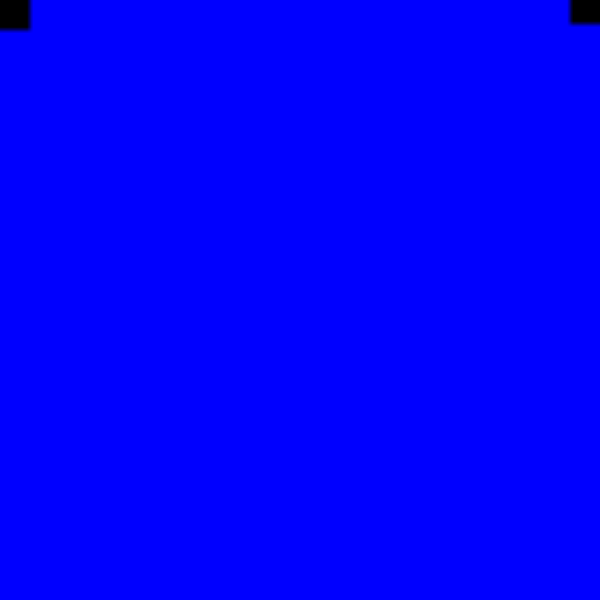
Frame 1 (no input)
Frame 60 (no input): identical to frame 1, image omitted
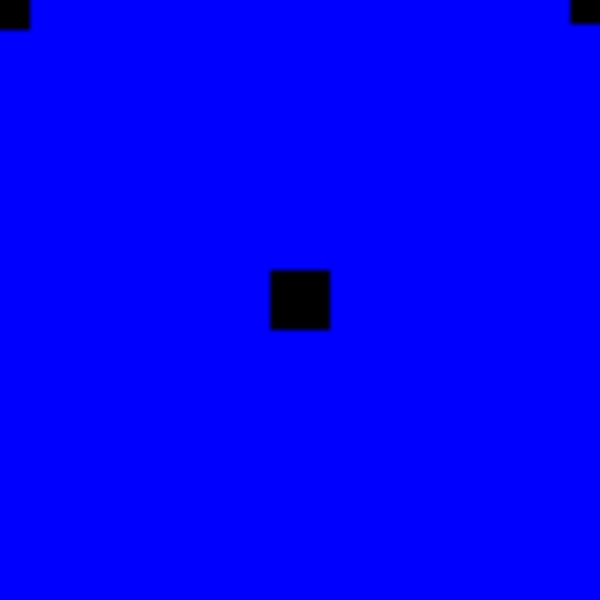
Frame 120 (the mouse pressed at the canvas centre since frame 60)

The p5.js sketch that drew these frames (run headless with seeded random() and noise() and a simulated clock; from frame 60 on, the mouse is pressed at the canvas centre):

// p5.js sketch
// ── sketch.js
// rules with the color() command
// if you give it one number, it's luminosity with a 255 alpha:
// color(128) -> medium grey, but completely opaque
// [128, 128, 128, 255]
// if you give it two numbers, it's luminosity and alpha
// color(192, 50) -> light grey, but mostly transparent
// [192, 192, 192, 50]
// if you give it three numbers, it's RGB with a 255 alpha:
// color(255, 255, 0) -> yellow, but completely opaque
// [255, 255, 0, 255]
// if you give it four numbers, it's RGBA:
// color(255, 0, 255, 100) -> magenta, kinda transparent
// [255, 0, 255, 100]

var howwide = 100;
var howtall = 100;
var img = new Array(2); // this is gonna store two images
var whichimage = 0;
function setup() {
  createCanvas(600, 600);
  img[0] = createImage(howwide, howtall);
  img[1] = createImage(howwide, howtall);
}
function draw() {
  background(0, 0, 255);
  img[whichimage].loadPixels(); // load pixels into memory
  img[1-whichimage].loadPixels(); // load pixels into memory
  for (var i = floor(mouseX/6.0)-5; i < floor(mouseX/6.0)+5; i++) {
    for (var j = floor(mouseY/6.0)-5; j < floor(mouseY/6.0)+5; j++) {
      // read red pixels from source image:
      var p0 = img[whichimage].get(i-1, j-1)[0]; // upper left
      var p1 = img[whichimage].get(i, j-1)[0]; // upper mid
      var p2 = img[whichimage].get(i+1, j-1)[0]; // upper right
      var p3 = img[whichimage].get(i-1, j)[0]; // left
      var p4 = img[whichimage].get(i, j)[0]; // center pixel
      var p5 = img[whichimage].get(i+1, j)[0]; // right
      var p6 = img[whichimage].get(i-1, j+1)[0]; // lower left
      var p7 = img[whichimage].get(i, j+1)[0]; // lower mid
      var p8 = img[whichimage].get(i+1, j+1)[0]; // lower right
      average = (p0+p1+p2+p3+p4+p5+p6+p7+p8)/9.0;
     // write pixels into destination image:
      img[1-whichimage].set(i, j, color(average)); 
    }
  }
  img[1-whichimage].updatePixels(); // update pixels on destination

  whichimage = 1-whichimage; // flip source and destination
  image(img[whichimage], 0, 0, width, height); // draw the new source
}
function mouseReleased() // blow out the image with new stuff
{
  img[whichimage].loadPixels(); // load pixels into memory
  img[1-whichimage].loadPixels(); // load pixels into memory
  for (var i = 0; i < img[whichimage].width; i++) {
    for (var j = 0; j < img[whichimage].height; j++) {
      var r = random(10)>8; // true or false?
      var thecolor = color(r*255);
      img[whichimage].set(i, j, thecolor);
      img[1-whichimage].set(i, j, thecolor);
    }
  }
  img[whichimage].updatePixels(); // update pixels
  img[1-whichimage].updatePixels(); // update pixels
}
